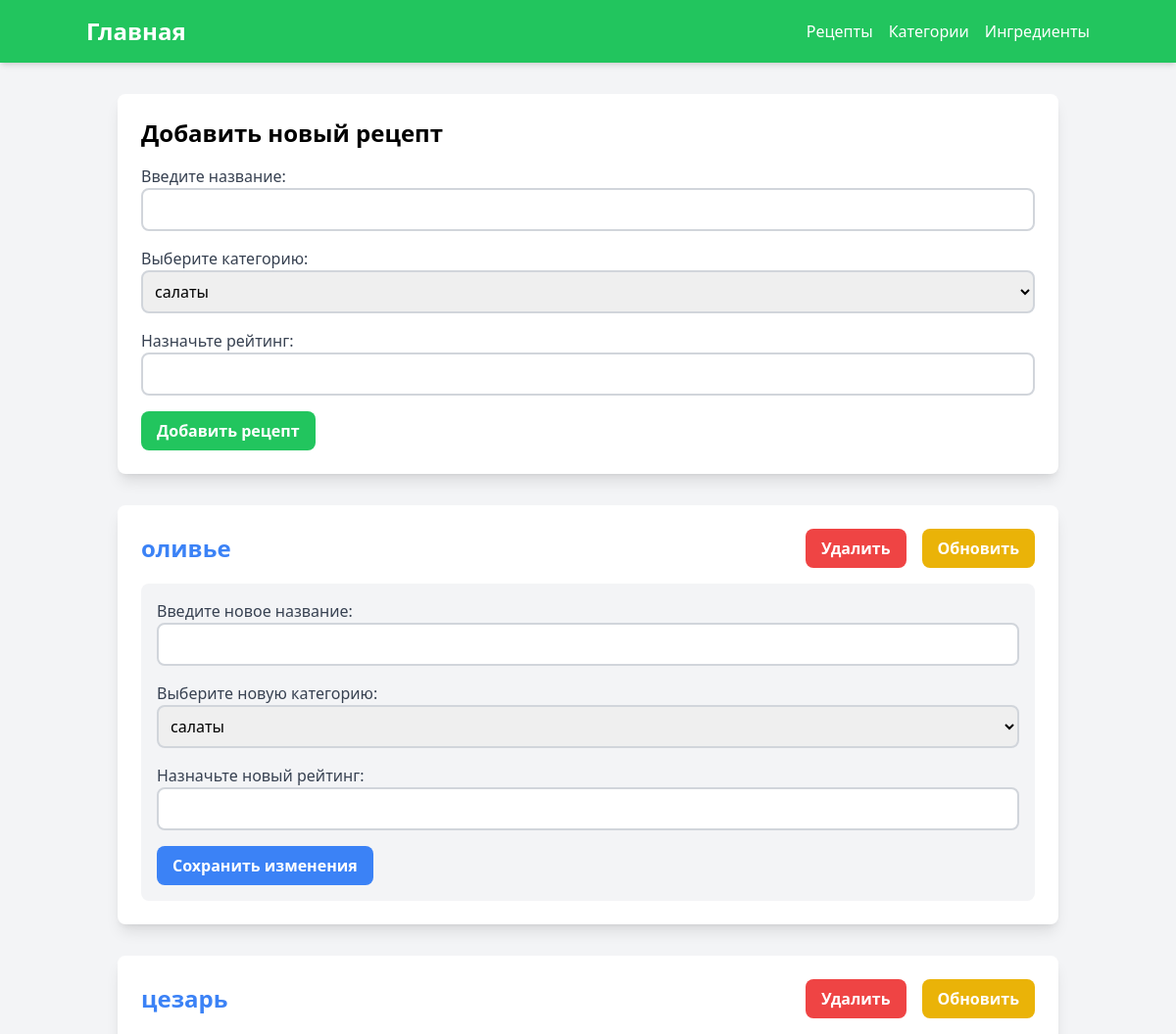
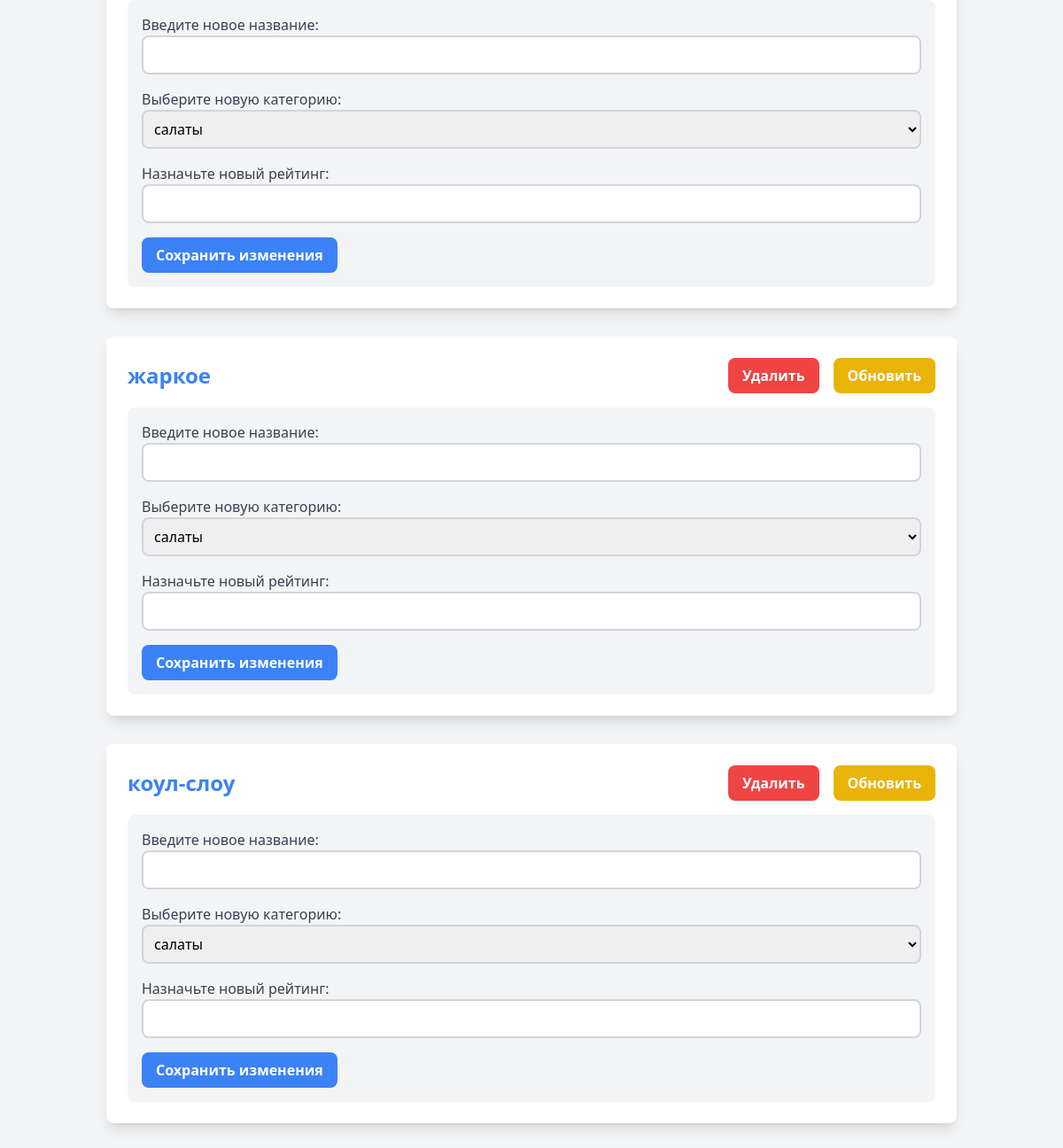
The page /recipe_pages on the database as committed earlier (2 pictures, top to bottom).
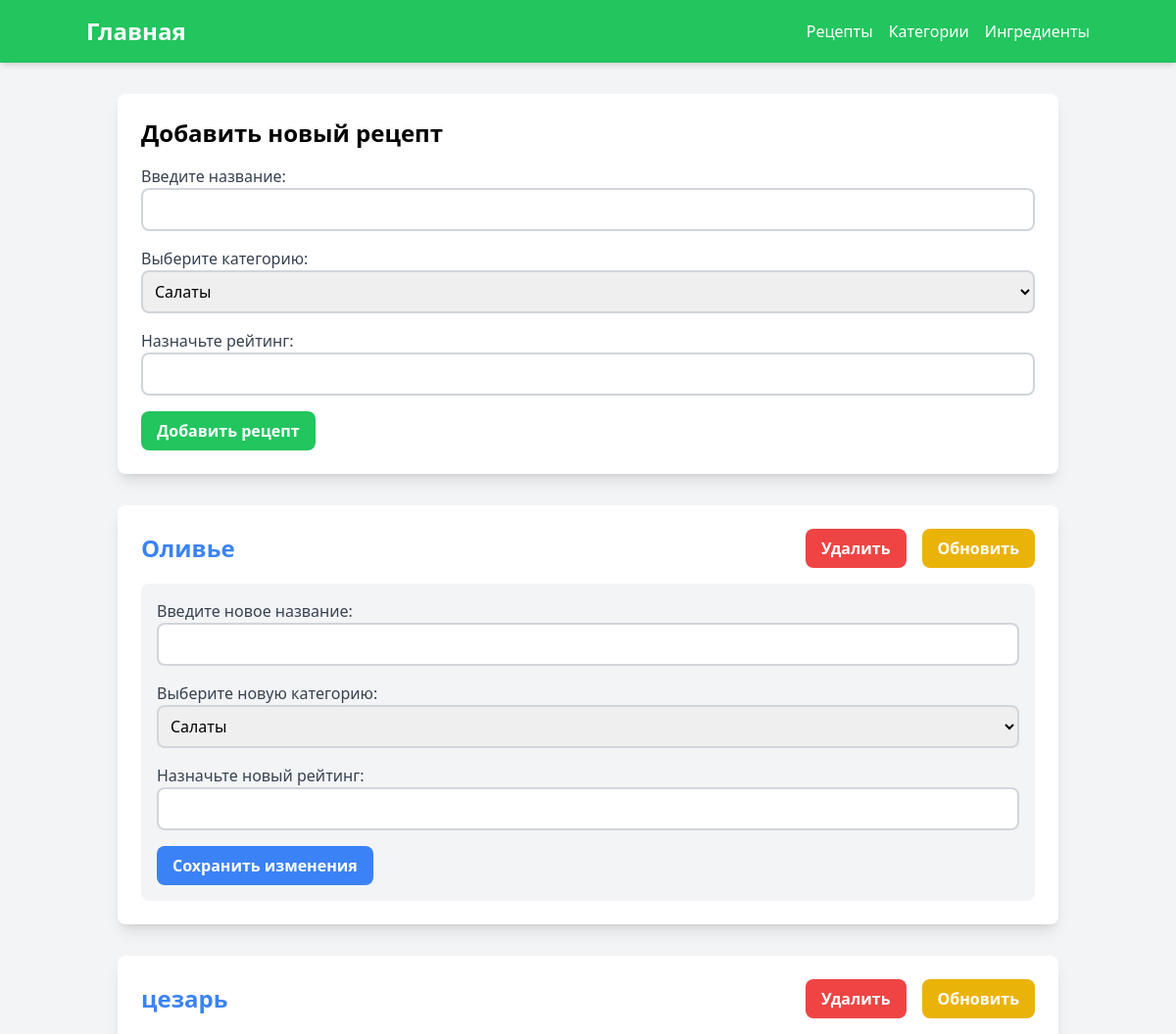
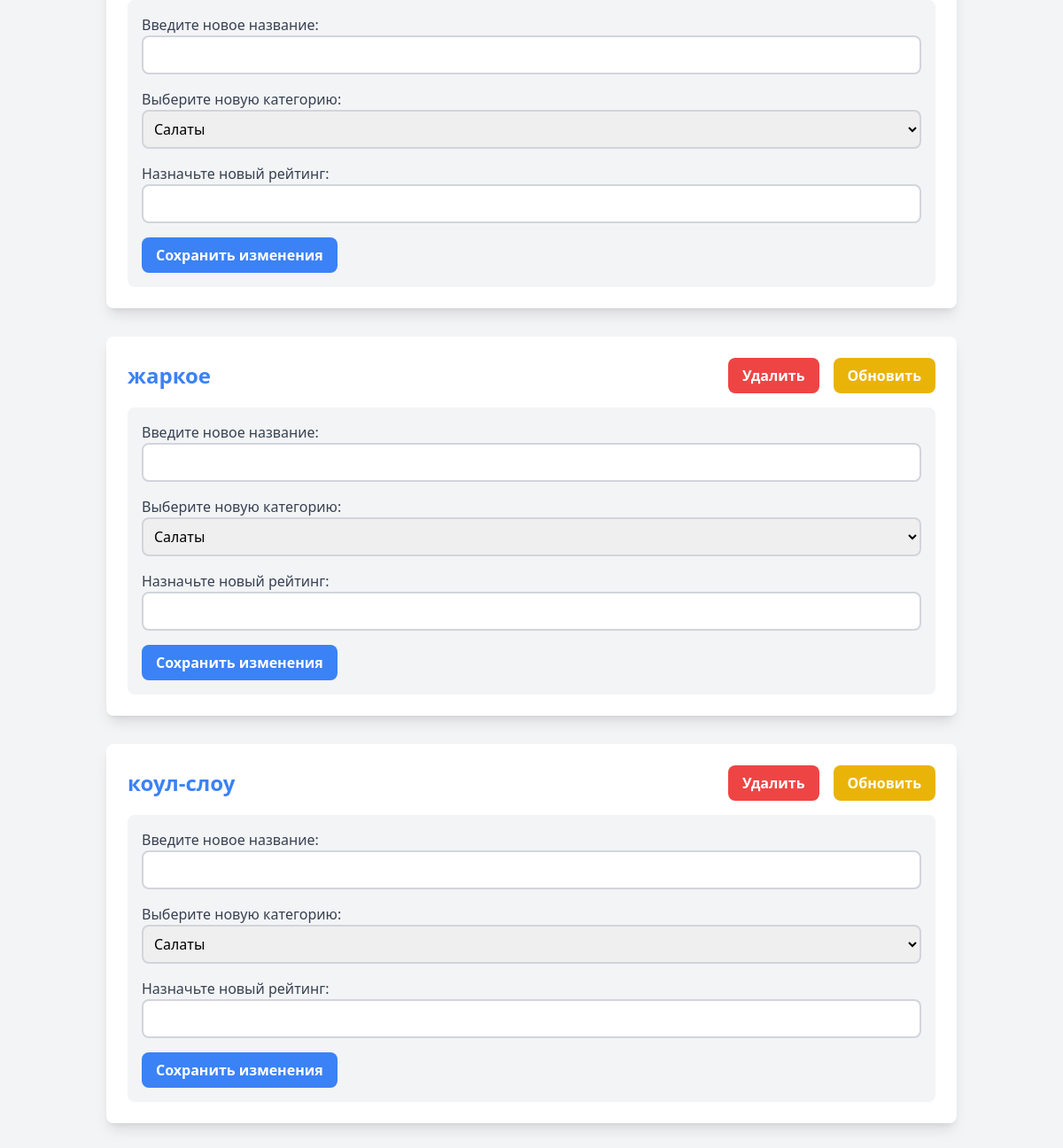
The same page on the database as committed later (2 pictures, top to bottom).
### orm/recipe.py (models this page shows)
class RecipeOrm(Model):
    __tablename__ = 'recipies'
    id: Mapped[int] = mapped_column(primary_key=True)
    name: Mapped[str]
    category_id: Mapped[int] = mapped_column(ForeignKey('categories.id'))
    category: Mapped[CategoryOrm] = relationship()
    rating: Mapped[int]
    ingredients: Mapped[list['IngredientOrm']] = relationship(
        secondary='recipe_ingredients',
        backref='ingredients',
        lazy='selectin',
    )

### pages/recipe.py (the view)
@router.get('')
async def get_recipe_template(
    request: Request, recipes=Depends(get_all)
):
    categories = await get_all_categories()
    return templates.TemplateResponse(
        'recipes.html',
        {
            'request': request,
            'recipes': recipes['data'],
            'categories': categories['data'],
        }
    )

### templates/recipes.html (shortened to what this page needs)
{% extends "header.html" %}
{% block content %}
<div class="container mx-auto p-8">
    <div class="bg-white rounded-lg shadow-lg p-6 mb-8">
        <h2 class="text-2xl font-bold mb-4">Добавить новый рецепт</h2>
        <form action="{{ url_for('create_recipe_template') }}" method="post">
            <div class="mb-4">
                <label class="block text-gray-700" for="new_name">Введите название: </label>
                <input class="border-2 border-gray-300 p-2 w-full rounded-lg" type="text" id="new_name" name="name" required>
            </div>
            <div class="mb-4">
                <label class="block text-gray-700" for="category">Выберите категорию: </label>
                <select class="border-2 border-gray-300 p-2 w-full rounded-lg" name="category">
                    {% for category in categories %}
                        <option value="{{ category.id }}">{{ category.name }}</option>
                    {% endfor %}
                </select>
            </div>
            <div class="mb-4">
                <label class="block text-gray-700" for="new_rating">Назначьте рейтинг: </label>
                <input class="border-2 border-gray-300 p-2 w-full rounded-lg" type="text" id="new_rating" name="rating" required>
            </div>
            <button class="bg-green-500 text-white font-bold py-2 px-4 rounded-lg hover:bg-green-600" type="submit">Добавить рецепт</button>
        </form>
    </div>
    {% for recipe in recipes %}
        <div class="bg-white rounded-lg shadow-lg p-6 mb-8">
            <div class="flex justify-between items-center mb-4">
                <div class="font-bold text-2xl">
                    <form action="{{ url_for('get_recipe', id=recipe.id) }}" method="get">
                        <button type="submit" class="text-blue-500 hover:underline">{{ recipe.name }}</button>
                    </form>
                </div>
                <div class="flex space-x-4">
                    <form action="{{ url_for('delete_recipe_template', id=recipe.id) }}" method="post">
                        <button class="bg-red-500 text-white font-bold py-2 px-4 rounded-lg hover:bg-red-600" type="submit">Удалить</button>
                    </form>
                    <form action="{{ url_for('update_recipe_template', id=recipe.id) }}" method="post">
                        <button class="bg-yellow-500 text-white font-bold py-2 px-4 rounded-lg hover:bg-yellow-600" type="submit">Обновить</button>
                    </form>
                </div>
            </div>
            <div class="bg-gray-100 p-4 rounded-lg">
                <form action="{{ url_for('update_recipe_template', id=recipe.id) }}" method="post">
                    <div class="mb-4">
                        <label class="block text-gray-700" for="new_name_{{ recipe.id }}">Введите новое название: </label>
                        <input class="border-2 border-gray-300 p-2 w-full rounded-lg" type="text" id="new_name_{{ recipe.id }}" name="name" required>
                    </div>
                    <div class="mb-4">
                        <label class="block text-gray-700" for="new_category_{{ recipe.id }}">Выберите новую категорию: </label>
                        <select class="border-2 border-gray-300 p-2 w-full rounded-lg" name="category">
                            {% for category in categories %}
                                <option value="{{ category.id }}">{{ category.name }}</option>
                            {% endfor %}
                        </select>
                    </div>
                    <div class="mb-4">
                        <label class="block text-gray-700" for="new_rating_{{ recipe.id }}">Назначьте новый рейтинг: </label>
                        <input class="border-2 border-gray-300 p-2 w-full rounded-lg" type="text" id="new_rating_{{ recipe.id }}" name="rating" required>
                    </div>
                    <button class="bg-blue-500 text-white font-bold py-2 px-4 rounded-lg hover:bg-blue-600" type="submit">Сохранить изменения</button>
                </form>
            </div>
        </div>
    {% endfor %}
</div>
{% endblock %}

### templates/header.html (shortened to what this page needs)
<!DOCTYPE html>
<html lang="en">
<head>
    <script src="https://cdn.tailwindcss.com"></script>
</head>
<body class="bg-gray-100">
    <header class="bg-green-500 text-white p-4 shadow-md">
        <div class="container mx-auto flex justify-between items-center">
            <a href="/" class="text-2xl font-bold">Главная</a>
            <nav>
                <ul class="flex space-x-4">
                    <li><a href="/recipe_pages" class="hover:text-gray-200">Рецепты</a></li>
                    <li><a href="/category_pages" class="hover:text-gray-200">Категории</a></li>
                    <li><a href="/ingredient_pages" class="hover:text-gray-200">Ингредиенты</a></li>
                </ul>
            </nav>
        </div>
    </header>
    <div id="content">
        {% block content %}{% endblock %}
    </div>
</body>
</html>

Rows that differ between the two databases and show on the page:
changed RecipeOrm: name "оливье" → "Оливье"; category "салаты" → "Салаты"
computed for RecipeOrm "цезарь": category "салаты" → "Салаты"
computed for RecipeOrm "жаркое": category "салаты" → "Салаты"
computed for RecipeOrm "коул-слоу": category "салаты" → "Салаты"
Other text that changed with them:
form field category: "салаты" → "Салаты"
